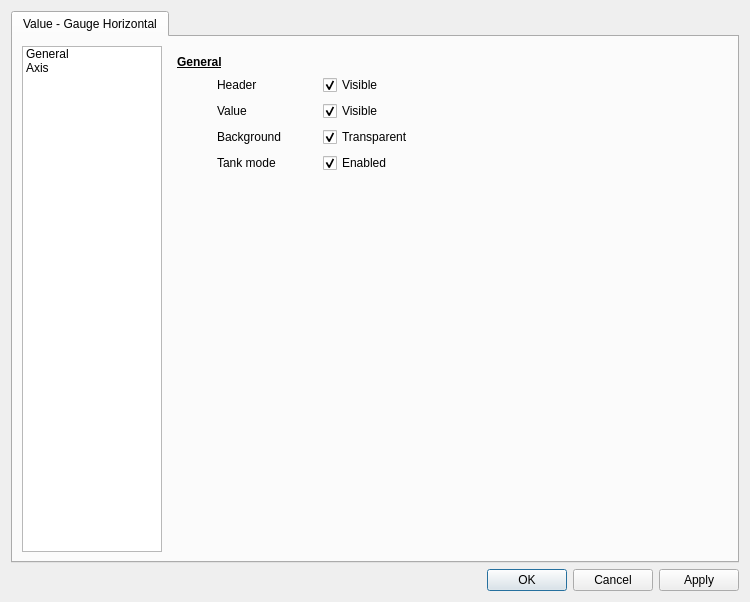
<?xml version="1.0" encoding="UTF-8"?>
<ui version="4.0">
 <class>QTBValueGaugeHorizontalEditor</class>
 <widget class="QDialog" name="QTBValueGaugeHorizontalEditor">
  <property name="geometry">
   <rect>
    <x>0</x>
    <y>0</y>
    <width>750</width>
    <height>602</height>
   </rect>
  </property>
  <property name="minimumSize">
   <size>
    <width>750</width>
    <height>550</height>
   </size>
  </property>
  <property name="windowTitle">
   <string>Horizontal Gauge</string>
  </property>
  <layout class="QVBoxLayout" name="verticalLayout_2">
   <item>
    <widget class="QTabWidget" name="tabWidget">
     <property name="currentIndex">
      <number>0</number>
     </property>
     <widget class="QWidget" name="tab">
      <attribute name="title">
       <string>Value - Gauge Horizontal</string>
      </attribute>
      <layout class="QHBoxLayout" name="horizontalLayout_4">
       <item>
        <widget class="QListWidget" name="listWidget">
         <property name="minimumSize">
          <size>
           <width>140</width>
           <height>0</height>
          </size>
         </property>
         <property name="maximumSize">
          <size>
           <width>140</width>
           <height>16777215</height>
          </size>
         </property>
         <property name="editTriggers">
          <set>QAbstractItemView::NoEditTriggers</set>
         </property>
         <property name="currentRow">
          <number>-1</number>
         </property>
         <item>
          <property name="text">
           <string>General</string>
          </property>
         </item>
         <item>
          <property name="text">
           <string>Axis</string>
          </property>
         </item>
        </widget>
       </item>
       <item>
        <widget class="QStackedWidget" name="stackedWidget">
         <property name="currentIndex">
          <number>0</number>
         </property>
         <widget class="QWidget" name="generalPage">
          <layout class="QVBoxLayout" name="verticalLayout">
           <item>
            <widget class="QLabel" name="label_17">
             <property name="font">
              <font>
               <weight>75</weight>
               <bold>true</bold>
               <underline>true</underline>
              </font>
             </property>
             <property name="text">
              <string>General</string>
             </property>
            </widget>
           </item>
           <item>
            <layout class="QHBoxLayout" name="horizontalLayout_3">
             <item>
              <spacer name="horizontalSpacer_12">
               <property name="orientation">
                <enum>Qt::Horizontal</enum>
               </property>
               <property name="sizeType">
                <enum>QSizePolicy::Fixed</enum>
               </property>
               <property name="sizeHint" stdset="0">
                <size>
                 <width>40</width>
                 <height>20</height>
                </size>
               </property>
              </spacer>
             </item>
             <item>
              <widget class="QLabel" name="label_3">
               <property name="minimumSize">
                <size>
                 <width>100</width>
                 <height>0</height>
                </size>
               </property>
               <property name="text">
                <string>Header </string>
               </property>
              </widget>
             </item>
             <item>
              <widget class="QCheckBox" name="headerCheckBox">
               <property name="minimumSize">
                <size>
                 <width>100</width>
                 <height>0</height>
                </size>
               </property>
               <property name="text">
                <string>Visible</string>
               </property>
               <property name="checked">
                <bool>true</bool>
               </property>
              </widget>
             </item>
             <item>
              <spacer name="horizontalSpacer">
               <property name="orientation">
                <enum>Qt::Horizontal</enum>
               </property>
               <property name="sizeHint" stdset="0">
                <size>
                 <width>40</width>
                 <height>20</height>
                </size>
               </property>
              </spacer>
             </item>
            </layout>
           </item>
           <item>
            <layout class="QHBoxLayout" name="horizontalLayout_5">
             <item>
              <spacer name="horizontalSpacer_13">
               <property name="orientation">
                <enum>Qt::Horizontal</enum>
               </property>
               <property name="sizeType">
                <enum>QSizePolicy::Fixed</enum>
               </property>
               <property name="sizeHint" stdset="0">
                <size>
                 <width>40</width>
                 <height>20</height>
                </size>
               </property>
              </spacer>
             </item>
             <item>
              <widget class="QLabel" name="label_4">
               <property name="minimumSize">
                <size>
                 <width>100</width>
                 <height>0</height>
                </size>
               </property>
               <property name="text">
                <string>Value</string>
               </property>
              </widget>
             </item>
             <item>
              <widget class="QCheckBox" name="valueCheckBox">
               <property name="minimumSize">
                <size>
                 <width>100</width>
                 <height>0</height>
                </size>
               </property>
               <property name="text">
                <string>Visible</string>
               </property>
               <property name="checked">
                <bool>true</bool>
               </property>
              </widget>
             </item>
             <item>
              <spacer name="horizontalSpacer_2">
               <property name="orientation">
                <enum>Qt::Horizontal</enum>
               </property>
               <property name="sizeHint" stdset="0">
                <size>
                 <width>40</width>
                 <height>20</height>
                </size>
               </property>
              </spacer>
             </item>
            </layout>
           </item>
           <item>
            <layout class="QHBoxLayout" name="horizontalLayout_7">
             <item>
              <spacer name="horizontalSpacer_14">
               <property name="orientation">
                <enum>Qt::Horizontal</enum>
               </property>
               <property name="sizeType">
                <enum>QSizePolicy::Fixed</enum>
               </property>
               <property name="sizeHint" stdset="0">
                <size>
                 <width>40</width>
                 <height>20</height>
                </size>
               </property>
              </spacer>
             </item>
             <item>
              <widget class="QLabel" name="label_7">
               <property name="minimumSize">
                <size>
                 <width>100</width>
                 <height>0</height>
                </size>
               </property>
               <property name="text">
                <string>Background</string>
               </property>
              </widget>
             </item>
             <item>
              <widget class="QCheckBox" name="transparentCheckBox">
               <property name="minimumSize">
                <size>
                 <width>100</width>
                 <height>0</height>
                </size>
               </property>
               <property name="text">
                <string>Transparent</string>
               </property>
               <property name="checked">
                <bool>true</bool>
               </property>
              </widget>
             </item>
             <item>
              <spacer name="horizontalSpacer_5">
               <property name="orientation">
                <enum>Qt::Horizontal</enum>
               </property>
               <property name="sizeHint" stdset="0">
                <size>
                 <width>40</width>
                 <height>20</height>
                </size>
               </property>
              </spacer>
             </item>
            </layout>
           </item>
           <item>
            <layout class="QHBoxLayout" name="horizontalLayout_6">
             <item>
              <spacer name="horizontalSpacer_15">
               <property name="orientation">
                <enum>Qt::Horizontal</enum>
               </property>
               <property name="sizeType">
                <enum>QSizePolicy::Fixed</enum>
               </property>
               <property name="sizeHint" stdset="0">
                <size>
                 <width>40</width>
                 <height>20</height>
                </size>
               </property>
              </spacer>
             </item>
             <item>
              <widget class="QLabel" name="label_6">
               <property name="minimumSize">
                <size>
                 <width>100</width>
                 <height>0</height>
                </size>
               </property>
               <property name="text">
                <string>Tank mode</string>
               </property>
              </widget>
             </item>
             <item>
              <widget class="QCheckBox" name="tankCheckBox">
               <property name="minimumSize">
                <size>
                 <width>100</width>
                 <height>0</height>
                </size>
               </property>
               <property name="text">
                <string>Enabled</string>
               </property>
               <property name="checked">
                <bool>true</bool>
               </property>
              </widget>
             </item>
             <item>
              <spacer name="horizontalSpacer_4">
               <property name="orientation">
                <enum>Qt::Horizontal</enum>
               </property>
               <property name="sizeHint" stdset="0">
                <size>
                 <width>40</width>
                 <height>20</height>
                </size>
               </property>
              </spacer>
             </item>
            </layout>
           </item>
           <item>
            <spacer name="verticalSpacer">
             <property name="orientation">
              <enum>Qt::Vertical</enum>
             </property>
             <property name="sizeHint" stdset="0">
              <size>
               <width>20</width>
               <height>40</height>
              </size>
             </property>
            </spacer>
           </item>
          </layout>
         </widget>
         <widget class="QWidget" name="axisPage">
          <layout class="QVBoxLayout" name="verticalLayout_6">
           <item>
            <widget class="QLabel" name="label_18">
             <property name="font">
              <font>
               <weight>75</weight>
               <bold>true</bold>
               <underline>true</underline>
              </font>
             </property>
             <property name="text">
              <string>Axis</string>
             </property>
            </widget>
           </item>
           <item>
            <layout class="QHBoxLayout" name="horizontalLayout_10">
             <item>
              <spacer name="horizontalSpacer_17">
               <property name="orientation">
                <enum>Qt::Horizontal</enum>
               </property>
               <property name="sizeType">
                <enum>QSizePolicy::Fixed</enum>
               </property>
               <property name="sizeHint" stdset="0">
                <size>
                 <width>40</width>
                 <height>20</height>
                </size>
               </property>
              </spacer>
             </item>
             <item>
              <widget class="QLabel" name="label_11">
               <property name="minimumSize">
                <size>
                 <width>100</width>
                 <height>0</height>
                </size>
               </property>
               <property name="text">
                <string>Ticks</string>
               </property>
              </widget>
             </item>
             <item>
              <widget class="QCheckBox" name="ticksCheckBox">
               <property name="minimumSize">
                <size>
                 <width>100</width>
                 <height>0</height>
                </size>
               </property>
               <property name="text">
                <string>Visible</string>
               </property>
               <property name="checked">
                <bool>true</bool>
               </property>
              </widget>
             </item>
             <item>
              <spacer name="horizontalSpacer_9">
               <property name="orientation">
                <enum>Qt::Horizontal</enum>
               </property>
               <property name="sizeHint" stdset="0">
                <size>
                 <width>40</width>
                 <height>20</height>
                </size>
               </property>
              </spacer>
             </item>
            </layout>
           </item>
           <item>
            <layout class="QHBoxLayout" name="horizontalLayout_11">
             <item>
              <spacer name="horizontalSpacer_18">
               <property name="orientation">
                <enum>Qt::Horizontal</enum>
               </property>
               <property name="sizeType">
                <enum>QSizePolicy::Fixed</enum>
               </property>
               <property name="sizeHint" stdset="0">
                <size>
                 <width>40</width>
                 <height>20</height>
                </size>
               </property>
              </spacer>
             </item>
             <item>
              <widget class="QLabel" name="label_12">
               <property name="minimumSize">
                <size>
                 <width>100</width>
                 <height>0</height>
                </size>
               </property>
               <property name="text">
                <string>Labels</string>
               </property>
              </widget>
             </item>
             <item>
              <widget class="QCheckBox" name="labelsCheckBox">
               <property name="minimumSize">
                <size>
                 <width>100</width>
                 <height>0</height>
                </size>
               </property>
               <property name="text">
                <string>Visible</string>
               </property>
               <property name="checked">
                <bool>true</bool>
               </property>
              </widget>
             </item>
             <item>
              <spacer name="horizontalSpacer_10">
               <property name="orientation">
                <enum>Qt::Horizontal</enum>
               </property>
               <property name="sizeHint" stdset="0">
                <size>
                 <width>40</width>
                 <height>20</height>
                </size>
               </property>
              </spacer>
             </item>
            </layout>
           </item>
           <item>
            <layout class="QHBoxLayout" name="horizontalLayout_12">
             <item>
              <spacer name="horizontalSpacer_19">
               <property name="orientation">
                <enum>Qt::Horizontal</enum>
               </property>
               <property name="sizeType">
                <enum>QSizePolicy::Fixed</enum>
               </property>
               <property name="sizeHint" stdset="0">
                <size>
                 <width>40</width>
                 <height>20</height>
                </size>
               </property>
              </spacer>
             </item>
             <item>
              <widget class="QLabel" name="label_13">
               <property name="minimumSize">
                <size>
                 <width>100</width>
                 <height>0</height>
                </size>
               </property>
               <property name="text">
                <string>Grid</string>
               </property>
              </widget>
             </item>
             <item>
              <widget class="QCheckBox" name="gridCheckBox">
               <property name="minimumSize">
                <size>
                 <width>100</width>
                 <height>0</height>
                </size>
               </property>
               <property name="text">
                <string>Visible</string>
               </property>
               <property name="checked">
                <bool>true</bool>
               </property>
              </widget>
             </item>
             <item>
              <spacer name="horizontalSpacer_11">
               <property name="orientation">
                <enum>Qt::Horizontal</enum>
               </property>
               <property name="sizeHint" stdset="0">
                <size>
                 <width>40</width>
                 <height>20</height>
                </size>
               </property>
              </spacer>
             </item>
            </layout>
           </item>
           <item>
            <layout class="QHBoxLayout" name="horizontalLayout">
             <item>
              <spacer name="horizontalSpacer_20">
               <property name="orientation">
                <enum>Qt::Horizontal</enum>
               </property>
               <property name="sizeType">
                <enum>QSizePolicy::Fixed</enum>
               </property>
               <property name="sizeHint" stdset="0">
                <size>
                 <width>40</width>
                 <height>20</height>
                </size>
               </property>
              </spacer>
             </item>
             <item>
              <widget class="QLabel" name="label_5">
               <property name="minimumSize">
                <size>
                 <width>100</width>
                 <height>0</height>
                </size>
               </property>
               <property name="text">
                <string>Range</string>
               </property>
              </widget>
             </item>
             <item>
              <widget class="QComboBox" name="rangeComboBox">
               <item>
                <property name="text">
                 <string>Automatic scale</string>
                </property>
               </item>
               <item>
                <property name="text">
                 <string>Parameter range</string>
                </property>
               </item>
               <item>
                <property name="text">
                 <string>Custom scale</string>
                </property>
               </item>
              </widget>
             </item>
             <item>
              <spacer name="horizontalSpacer_3">
               <property name="orientation">
                <enum>Qt::Horizontal</enum>
               </property>
               <property name="sizeHint" stdset="0">
                <size>
                 <width>40</width>
                 <height>20</height>
                </size>
               </property>
              </spacer>
             </item>
            </layout>
           </item>
           <item>
            <widget class="QWidget" name="scaleWidget" native="true">
             <property name="enabled">
              <bool>false</bool>
             </property>
             <layout class="QHBoxLayout" name="horizontalLayout_9">
              <property name="leftMargin">
               <number>0</number>
              </property>
              <property name="topMargin">
               <number>0</number>
              </property>
              <property name="rightMargin">
               <number>0</number>
              </property>
              <property name="bottomMargin">
               <number>0</number>
              </property>
              <item>
               <widget class="QLabel" name="label_2">
                <property name="minimumSize">
                 <size>
                  <width>100</width>
                  <height>0</height>
                 </size>
                </property>
                <property name="text">
                 <string/>
                </property>
               </widget>
              </item>
              <item>
               <layout class="QVBoxLayout" name="verticalLayout_3">
                <item>
                 <widget class="QLabel" name="label_9">
                  <property name="minimumSize">
                   <size>
                    <width>100</width>
                    <height>0</height>
                   </size>
                  </property>
                  <property name="text">
                   <string>Minimum</string>
                  </property>
                  <property name="indent">
                   <number>-1</number>
                  </property>
                 </widget>
                </item>
                <item>
                 <widget class="QLabel" name="label_10">
                  <property name="minimumSize">
                   <size>
                    <width>100</width>
                    <height>0</height>
                   </size>
                  </property>
                  <property name="text">
                   <string>Maximum</string>
                  </property>
                  <property name="indent">
                   <number>-1</number>
                  </property>
                 </widget>
                </item>
               </layout>
              </item>
              <item>
               <layout class="QVBoxLayout" name="verticalLayout_4">
                <item>
                 <widget class="QDoubleSpinBox" name="rangeMinDoubleSpinBox">
                  <property name="decimals">
                   <number>4</number>
                  </property>
                  <property name="minimum">
                   <double>-9999999999999999538762658202121142272.000000000000000</double>
                  </property>
                  <property name="maximum">
                   <double>99999999999999996863366107917975552.000000000000000</double>
                  </property>
                 </widget>
                </item>
                <item>
                 <widget class="QDoubleSpinBox" name="rangeMaxDoubleSpinBox">
                  <property name="decimals">
                   <number>4</number>
                  </property>
                  <property name="minimum">
                   <double>-9999999999999999455752309870428160.000000000000000</double>
                  </property>
                  <property name="maximum">
                   <double>999999999999999945575230987042816.000000000000000</double>
                  </property>
                 </widget>
                </item>
               </layout>
              </item>
              <item>
               <spacer name="horizontalSpacer_8">
                <property name="orientation">
                 <enum>Qt::Horizontal</enum>
                </property>
                <property name="sizeHint" stdset="0">
                 <size>
                  <width>136</width>
                  <height>20</height>
                 </size>
                </property>
               </spacer>
              </item>
             </layout>
            </widget>
           </item>
           <item>
            <spacer name="verticalSpacer_3">
             <property name="orientation">
              <enum>Qt::Vertical</enum>
             </property>
             <property name="sizeHint" stdset="0">
              <size>
               <width>20</width>
               <height>364</height>
              </size>
             </property>
            </spacer>
           </item>
          </layout>
         </widget>
        </widget>
       </item>
      </layout>
     </widget>
    </widget>
   </item>
   <item>
    <widget class="QDialogButtonBox" name="buttonBox">
     <property name="orientation">
      <enum>Qt::Horizontal</enum>
     </property>
     <property name="standardButtons">
      <set>QDialogButtonBox::Apply|QDialogButtonBox::Cancel|QDialogButtonBox::Ok</set>
     </property>
    </widget>
   </item>
  </layout>
 </widget>
 <resources/>
 <connections>
  <connection>
   <sender>buttonBox</sender>
   <signal>accepted()</signal>
   <receiver>QTBValueGaugeHorizontalEditor</receiver>
   <slot>accept()</slot>
   <hints>
    <hint type="sourcelabel">
     <x>248</x>
     <y>254</y>
    </hint>
    <hint type="destinationlabel">
     <x>157</x>
     <y>274</y>
    </hint>
   </hints>
  </connection>
  <connection>
   <sender>buttonBox</sender>
   <signal>rejected()</signal>
   <receiver>QTBValueGaugeHorizontalEditor</receiver>
   <slot>reject()</slot>
   <hints>
    <hint type="sourcelabel">
     <x>316</x>
     <y>260</y>
    </hint>
    <hint type="destinationlabel">
     <x>286</x>
     <y>274</y>
    </hint>
   </hints>
  </connection>
 </connections>
</ui>
